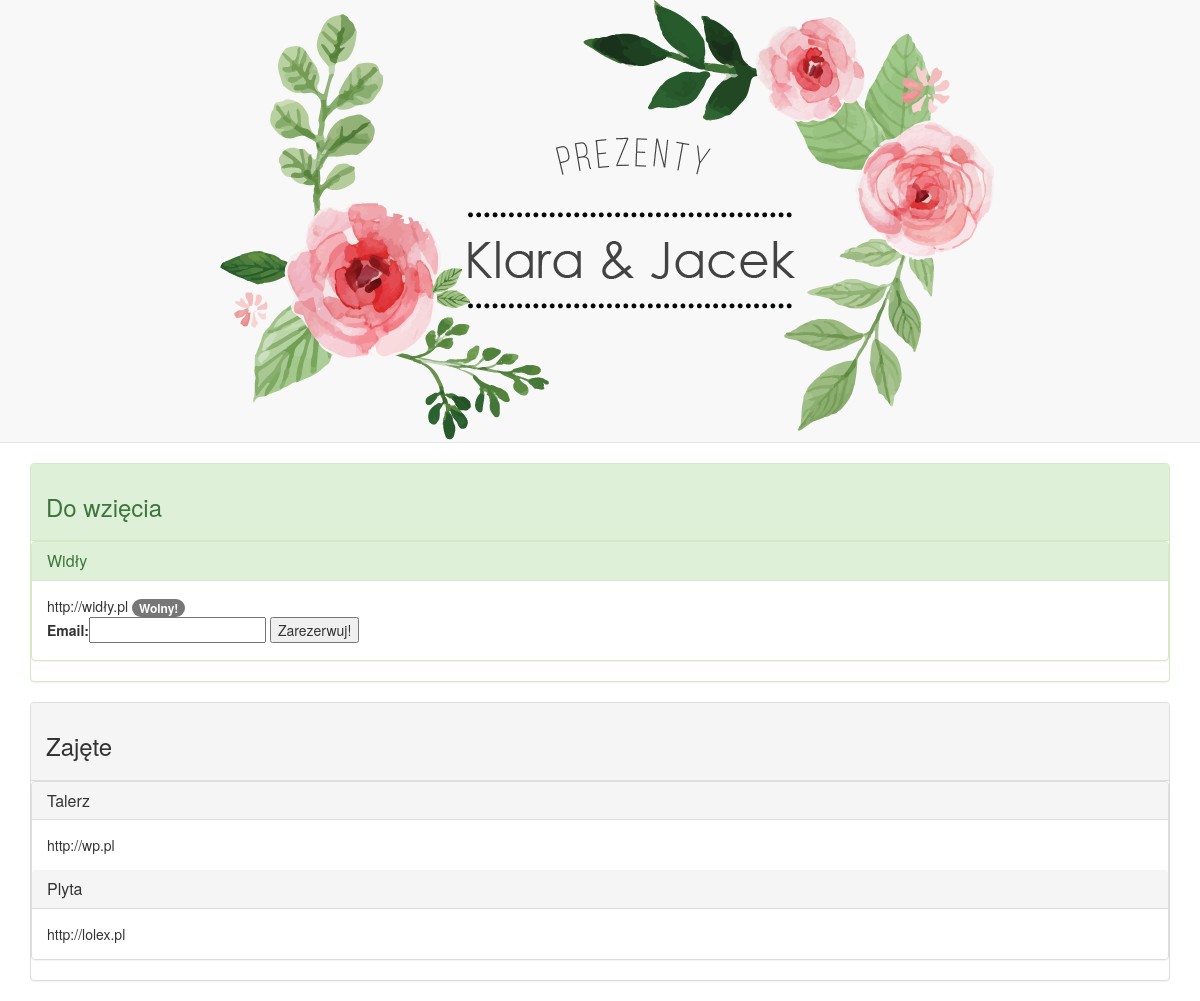
Before: / with the older database file.
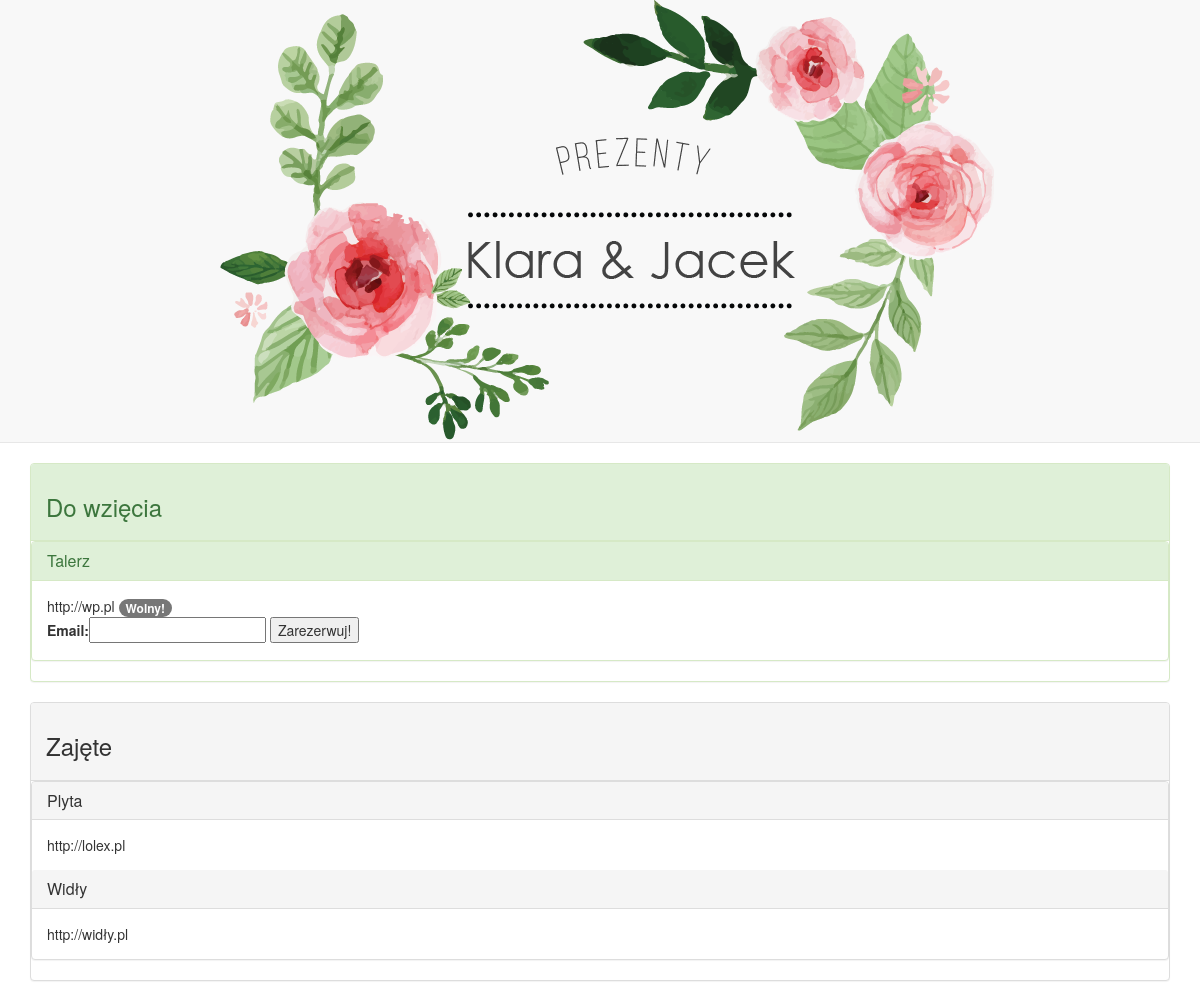
After: the same page with the newer database file.
### main_app/models.py (models this page shows, shortened)
class Gift(models.Model):
    name = models.CharField(max_length=100)
    link = models.URLField(max_length=100)
    email = models.EmailField(blank=True, default='')
    occupied = models.BooleanField(default=0)

### main_app/views.py (the view)
# urls.py: url(r'^$', views.index),
def index(request):
    print('test1')
    gifts = Gift.objects.all()
    form_class = ContactForm
    if request.method == 'POST':
        print('lolex')
    return render(request, 'index.html', {'gifts': gifts,
                                          'form': form_class})

### main_app/templates/index.html (shortened to what this page needs)
{% load staticfiles %}
<!DOCTYPE html>
<html lang="pl">
   <head>
      <link href="{% static 'bootstrap.min.css' %}"
         rel="stylesheet">
      <link href="{% static 'style.css' %}"
         rel="stylesheet">
   </head>
   <body>
      <nav class="navbar navbar-default navbar-static-top text-center">
         <a href="/">
         <img src="{% static 'images/baner-01.png' %}" alt="Lista prezentów">
         </a>
      </nav>
      <main class="container" role="main">
         <div class="gift panel panel-success">
            <div class="panel-heading"><h3>Do wzięcia</h3></div>
            <div class="gift panel panel-success">
            {% for gift in gifts %}
            {% if gift.occupied == 0 %}
               <div class="panel-heading">
                  <h2 class="panel-title"> {{ gift.name }}</h2>
               </div>
               <div class="panel-body">
                  {{ gift.link }}
                  <span class="badge badge-success">Wolny!</span>
                  <form role="form" action="" method="POST" id="{{ gift.id }}" data-id="{{ gift.id }}">
                     {{ form }}
                     <button id="submit" data-id="{{ gift.id }}"
                             type="submit" >Zarezerwuj!</button>
                  </form>
               </div>
            {% endif %}
            {% endfor %}
         </div>
         </div>
         <div class="gift panel panel-default">
            <div class="panel-heading"><h3>Zajęte</h3></div>
            <div class="gift panel panel-default">
            {% for gift in gifts %}
            {% if gift.occupied != 0 %}
               <div class="panel-heading">
                  <h2 class="panel-title"> {{ gift.name }}</h2>
               </div>
               <div class="panel-body">
                  {{ gift.link }}
               </div>
            {% endif %}
            {% endfor %}
            </div>
         </div>
      </main>
   </body>
</html>

Changed rows visible on the page:
changed Gift "Talerz": moves from the list under "Zajęte" to the list under "Do wzięcia"
changed Gift "Widły": moves from the list under "Do wzięcia" to the list under "Zajęte"
